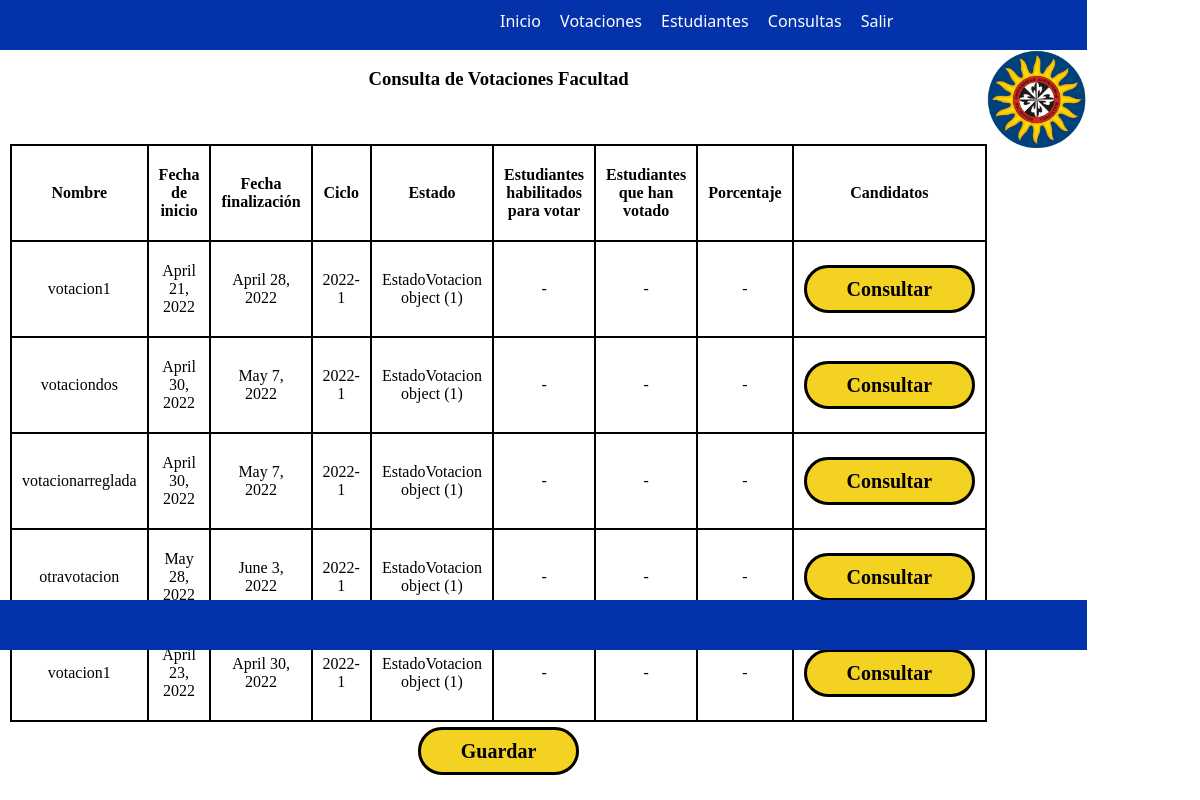
/consulta_votacionfacultad/ (signed in), run on the app's committed database.
### app/models.py (models this page shows, shortened)
class Votacion (models.Model):
    nombre= models.CharField(max_length=45, null=False)
    tipo= models.ForeignKey(TipoVotacion,
        related_name='tipos_votaciones',
        on_delete=models.PROTECT
    )
    estado= models.ForeignKey(EstadoVotacion,
        related_name='estado_votaciones',
        on_delete=models.PROTECT
    )
    facultad= models.ForeignKey(Facultad,
        related_name='facultad_votaciones',
        null=False,
        on_delete=models.PROTECT
    )
    fechaInicio=models.DateField(auto_now=False, auto_now_add=False, null=True)
    fechaFinal=models.DateField(auto_now=False, auto_now_add=False,null=True)
    class Meta:
        app_label= 'app'

class EstadoVotacion (models.Model):
    nombre= models.CharField(max_length=45, null=False)
    codigo= models.CharField(max_length=45, null=False)
    class Meta:
        app_label= 'app'

### app/views.py (the view)
# urls.py: path('consulta_votacionfacultad/', views.consulta_votacionfacultad, name='consulta_votacionfacultad'),
@login_required
def consulta_votacionfacultad(request):
    listaf = Votacion.objects.all()
    print(listaf)
    contexto ={
        'consultar_votacionfacultad':listaf,
    }
    return render(request, 'app/consulta_votacionfacultad.html',contexto)

### app/templates/app/consulta_votacionfacultad.html (shortened to what this page needs)
{% load static %}
<html lang="en">
<head>
    <link href="{% static 'app/css/estilo_consultavotacion.css' %}" rel="stylesheet">
<body>
      <div class="contenedor" >
        <div class="header">
          <ul id="menu">
            <li ><a href="{% url 'app:menu_decano' %}">Inicio</a></li>
            <li ><a href="{% url 'app:vot' %}">Votaciones</a></li>
            <li><a href="{% url 'app:est' %}">Estudiantes</a></li>
            <li><a href="{% url 'app:consult' %}">Consultas</a></li>
            <li><a href="{% url 'app:ingresar' %}" >Salir</a></li>
        </ul>
        </div>
            <div class="contenido">
                <br>
                <h3>Consulta de Votaciones Facultad</h2>
                <br><br>
                <br><br>
                <table>
                          <thead>
                            <tr>
                              <th>Nombre</th>
                              <th>Fecha de inicio</th>
                              <th>Fecha finalización</th>
                              <th>Ciclo</th>
                              <th>Estado</th>
                              <th>Estudiantes habilitados para votar</th>
                              <th>Estudiantes que han votado</th>
                              <th>Porcentaje</th>
                              <th>Candidatos</th>
                            </tr>
                          </thead>
                          <tbody>
                            {%for listaf  in consultar_votacionfacultad%}
                            <tr class="fila">
                              <td>{{listaf.nombre}}</td>
                              <td>{{listaf.fechaInicio}}</td>
                              <td>{{listaf.fechaFinal}}</td>
                              <td>2022-1</td>
                              <td>{{listaf.estado}}</td>
                              <td>-</td>
                              <td>-</td>
                              <td>-</td>
                              <td>
                                <a href="{% url 'app:candidatos-ganadores' %}"class="cr">Consultar</a>
                              </td>
                            </tr>
                            {% endfor %}
                          </tbody>
                        </table>
                        <br>
                        <a href="" class="cr">Guardar</a>
          </div>
              <div class="contenido2">
                <img src="{% static 'app/image/Logotipo_USTA_Colombia.png' %}" alt="logo" width="100">              </div>
              <div class="footer"></div>
            </div>
</body>
</html>

### app/static/app/css/estilo_consultavotacion.css (style rules this page uses)
* { margin: 0; padding: 0; box-sizing: border-box; }
ul li { display: inline; margin-right: 15px; position: relative; left: 500px; top: 10px; }
ul a { text-decoration: none; background: #0432AA; color: #fff; }
.contenedor { background: rgb(255, 255, 255); width: auto; height: auto ; display: grid; grid-template: 50px 550px 50px / 1fr 0.3fr; }
.header { grid-row: 1 / 2; grid-column: 1 / 3; list-style-type: none; font-family: "Segoe UI", Tahoma, Geneva, Verdana, sans-serif; background: #0432AA; height: 50px; }
.contenido { background: #ffffff; grid-row: 2 /3; grid-column: 1 /2; justify-items: center; align-items: end; padding-left: 10px; }
.contenido2 { background: #ffffff; grid-row: 2 /3; grid-column: 2 /3; justify-items: center; align-items: end; }
.footer { background: #0432AA; grid-row: 3 / 4; grid-column: 1 / 3; }
table { margin: auto; }
table,th,td { border: 2px solid black; border-collapse: collapse; padding: 20px 10px; text-align: center; }
td { cursor: pointer; }
h3 { display:inline; }
.cr { text-decoration:none; font-weight: 600; font-size: 20px; color:#000000; padding-top:10px; padding-bottom:10px; padding-left:40px; padding-right:40px; background-color: F3D222; border-color: #000000; border-width: 3px; border-style: solid; border-radius:35px; }

### data on the page
Votacion: nombre "votacion1", fechaInicio "April 21, 2022", fechaFinal "April 28, 2022", estado "EstadoVotacion object (1)"
Votacion: nombre "votaciondos", fechaInicio "April 30, 2022", fechaFinal "May 7, 2022", estado "EstadoVotacion object (1)"
Votacion: nombre "votacionarreglada", fechaInicio "April 30, 2022", fechaFinal "May 7, 2022", estado "EstadoVotacion object (1)"
Votacion: nombre "otravotacion", fechaInicio "May 28, 2022", fechaFinal "June 3, 2022", estado "EstadoVotacion object (1)"
Votacion: nombre "votacion1", fechaInicio "April 23, 2022", fechaFinal "April 30, 2022", estado "EstadoVotacion object (1)"
